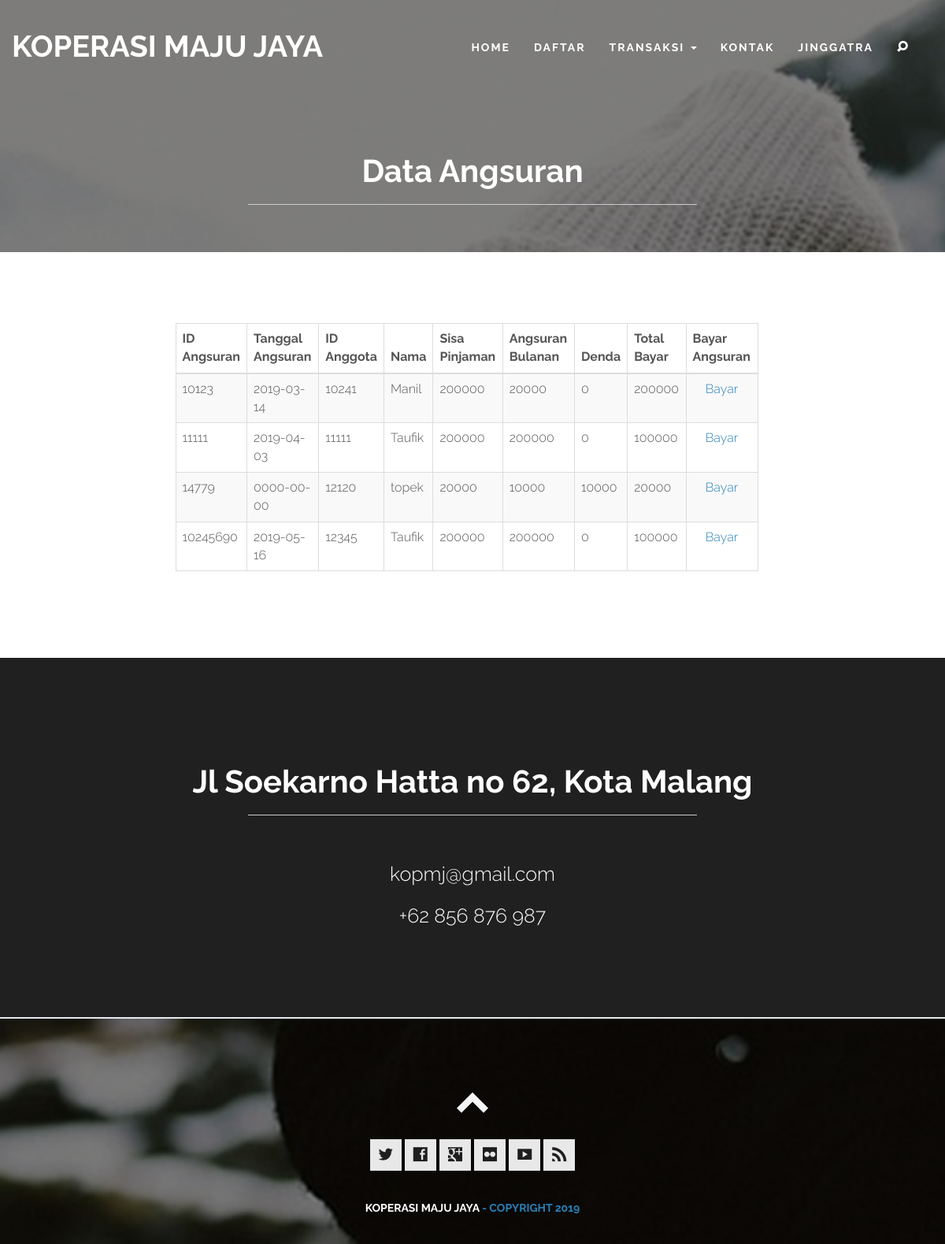
Page /dataangsuran.php (signed in) on the committed database.
### tables this page shows
CREATE TABLE `angsuran` (
  `id_angsuran` int(11) NOT NULL,
  `tanggal_angsuran` date NOT NULL,
  `id_anggota` int(11) NOT NULL,
  `nama` varchar(50) NOT NULL,
  `sisa_pinjaman` int(11) NOT NULL,
  `angsuran_bulanan` int(11) NOT NULL,
  `denda` int(11) NOT NULL,
  `total_bayar` int(11) NOT NULL
);

### dataangsuran.php (the view, shortened to what this page needs)
<!DOCTYPE html>
<html lang="en">
	<head>
		<link href="assets/css/bootstrap.css" rel="stylesheet">
		<link href="assets/css/elusive-webfont.css" rel="stylesheet" >
		<link href="assets/css/animate.css" rel="stylesheet">
		<link href="assets/css/pe-icons.css" rel="stylesheet">
	<link href="assets/css/style.css" rel="stylesheet">
	</head>
<body data-spy="scroll" data-offset="0" data-target="#navbar-main">
		<div id="navbar-main">
		<div class="navbar navbar-default navbar-fixed-top">
			<div class="container">
				<div class="navbar-header">
					<a class="navbar-brand" href="index.php"><h1>Koperasi Maju Jaya</h1></a>
				</div>
				<div class="navbar-collapse collapse" id="main-navigation">
					<ul class="nav navbar-nav">
								<li><a href="index.php">Home</a></li>
								<li><a href="register.php">Daftar</a></li>
						<li class="dropdown">
							<a href="#" class="dropdown-toggle" data-toggle="dropdown">Transaksi <b class="caret"></b></a>
						</li>
							<li><a href="kontak.php">Kontak</a></li>
						<li class="dropdown">
							<a href="#" class="dropdown-toggle" data-toggle="dropdown"><?=$_SESSION['username']?> <?=$_SESSION['nama']?></a>
						</li>
						<li> <a href="#" class="search-trigger"><i class="el-icon-search"></i></a></li>
					</ul>
				</div>
			</div>
		</div>
		</div>
	<section class="textdivider single-post-header">
		<div class="container">
			<h1 class="fade-down">Data Angsuran</h1>
			<hr class="mb60">
		</div>
	</section>
	<div id="content-wrapper">
		<section class="container page-section">
			<div class="row white">
				<div class="fade-up col-md-offset-2 col-md-8 single-post-content">
	<table class="table table-bordered table-striped" border="1" align="center" cellpadding="5" cellspacing="2">
		<thead>
			<tr>
				<th>ID Angsuran</th>
				<th>Tanggal Angsuran</th>
				<th>ID Anggota</th>
				<th>Nama</th>
				<th>Sisa Pinjaman</th>
				<th>Angsuran Bulanan</th>
				<th>Denda</th>
				<th>Total Bayar</th>
				<th>Bayar Angsuran</th>
			</tr>
		</thead>
		<tbody>
			<?php
				require_once 'konek.php';
				$query = mysqli_query($mysqli, "SELECT * FROM angsuran");
				while($hasil  = mysqli_fetch_assoc($query)) {
			?>
			<tr>
				<td><?php echo $hasil['id_angsuran']?></td>
				<td><?php echo $hasil['tanggal_angsuran']?></td>
				<td><?php echo $hasil['id_anggota']?></td>
				<td><?php echo $hasil['nama']?></td>
				<td><?php echo $hasil['sisa_pinjaman']?></td>
				<td><?php echo $hasil['angsuran_bulanan']?></td>
				<td><?php echo $hasil['denda']?></td>
				<td><?php echo $hasil['total_bayar']?></td>
				<td><center><a href="bayarangsuran.php?id=<?php echo $hasil['id_angsuran'];?>">Bayar</a>
					</center>
					</td>
			</tr>
			<?php }?>
		</tbody>
		</div>
		</section>
				</div>
		<section class="section-divider textdivider divider6 page-section">
			<div class="container">
				<h1 class="fade-down">Jl Soekarno Hatta no 62, Kota Malang</h1>
				<hr>
				<div class="fade-up">
					<p>kopmj@gmail.com</p>
					<p>+62 856 876 987</p>
				</div>
			</div>
		</section>
	<div id="footerwrap">
		<div class="container">
			<div class="btt-wrapper fade-down"><a class="btt-link smoothScroll" href="#headerwrap"><i class="el-icon-chevron-up"></i></a></div>
			<ul id="footer-social" class="fade-down">
				<li><a href="#" target="_blank" title="Like Us"><i class="el-icon-twitter"></i></a></li>
				<li><a href="#" target="_blank" title="Like Us"><i class="el-icon-facebook"></i></a></li>
				<li><a href="#" target="_blank" title="Like Us"><i class="el-icon-googleplus"></i></a></li>
				<li><a href="#" target="_blank" title="Like Us"><i class="el-icon-flickr"></i></a></li>
				<li><a href="#" target="_blank" title="Like Us"><i class="el-icon-youtube"></i></a></li>
				<li><a href="#" target="_blank" title="Like Us"><i class="el-icon-rss"></i></a></li>
			</ul>
			<h4 class="fade-up">Koperasi Maju Jaya<a href=</a> - Copyright 2019</h4>
		</div>
	</div>
	</body>
</html>

### rows in the picture
angsuran: id_angsuran "10123", tanggal_angsuran "2019-03-14", id_anggota "10241", nama "Manil", sisa_pinjaman "200000", angsuran_bulanan "20000", denda "0", total_bayar "200000"
angsuran: id_angsuran "11111", tanggal_angsuran "2019-04-03", id_anggota "11111", nama "Taufik", sisa_pinjaman "200000", angsuran_bulanan "200000", denda "0", total_bayar "100000"
angsuran: id_angsuran "14779", tanggal_angsuran "0000-00-00", id_anggota "12120", nama "topek", sisa_pinjaman "20000", angsuran_bulanan "10000", denda "10000", total_bayar "20000"
angsuran: id_angsuran "10245690", tanggal_angsuran "2019-05-16", id_anggota "12345", nama "Taufik", sisa_pinjaman "200000", angsuran_bulanan "200000", denda "0", total_bayar "100000"

### other values in the picture
$_SESSION['username'] "JINGGATRA"
